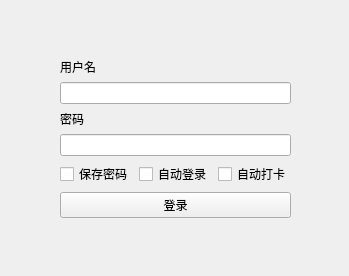
     <widget class="QWidget" name="tab">
      <attribute name="title">
       <string>登录</string>
      </attribute>
      <layout class="QVBoxLayout" name="verticalLayout_3">
       <property name="spacing">
        <number>12</number>
       </property>
       <property name="topMargin">
        <number>9</number>
       </property>
       <property name="rightMargin">
        <number>9</number>
       </property>
       <property name="bottomMargin">
        <number>9</number>
       </property>
       <item>
        <layout class="QHBoxLayout" name="horizontalLayout">
         <item>
          <spacer name="horizontalSpacer_2">
           <property name="orientation">
            <enum>Qt::Horizontal</enum>
           </property>
           <property name="sizeHint" stdset="0">
            <size>
             <width>40</width>
             <height>20</height>
            </size>
           </property>
          </spacer>
         </item>
         <item>
          <widget class="QWidget" name="widget" native="true">
           <layout class="QVBoxLayout" name="verticalLayout">
            <item>
             <spacer name="verticalSpacer">
              <property name="orientation">
               <enum>Qt::Vertical</enum>
              </property>
              <property name="sizeHint" stdset="0">
               <size>
                <width>20</width>
                <height>40</height>
               </size>
              </property>
             </spacer>
            </item>
            <item>
             <widget class="QLabel" name="label_5">
              <property name="text">
               <string>用户名</string>
              </property>
             </widget>
            </item>
            <item>
             <widget class="QLineEdit" name="userEdit_2"/>
            </item>
            <item>
             <widget class="QLabel" name="label_6">
              <property name="text">
               <string>密码</string>
              </property>
             </widget>
            </item>
            <item>
             <widget class="QLineEdit" name="passwdEdit_2">
              <property name="echoMode">
               <enum>QLineEdit::Password</enum>
              </property>
             </widget>
            </item>
            <item>
             <layout class="QHBoxLayout" name="horizontalLayout_2">
              <item>
               <widget class="QCheckBox" name="saveBox">
                <property name="text">
                 <string>保存密码</string>
                </property>
               </widget>
              </item>
              <item>
               <widget class="QCheckBox" name="autoBox">
                <property name="text">
                 <string>自动登录</string>
                </property>
               </widget>
              </item>
              <item>
               <widget class="QCheckBox" name="autoSign">
                <property name="text">
                 <string>自动打卡</string>
                </property>
               </widget>
              </item>
             </layout>
            </item>
            <item>
             <widget class="QPushButton" name="loginButton">
              <property name="text">
               <string>登录</string>
              </property>
             </widget>
            </item>
            <item>
             <spacer name="verticalSpacer_2">
              <property name="orientation">
               <enum>Qt::Vertical</enum>
              </property>
              <property name="sizeHint" stdset="0">
               <size>
                <width>20</width>
                <height>40</height>
               </size>
              </property>
             </spacer>
            </item>
           </layout>
          </widget>
         </item>
         <item>
          <spacer name="horizontalSpacer">
           <property name="orientation">
            <enum>Qt::Horizontal</enum>
           </property>
           <property name="sizeHint" stdset="0">
            <size>
             <width>40</width>
             <height>20</height>
            </size>
           </property>
          </spacer>
         </item>
        </layout>
       </item>
      </layout>
     </widget>
